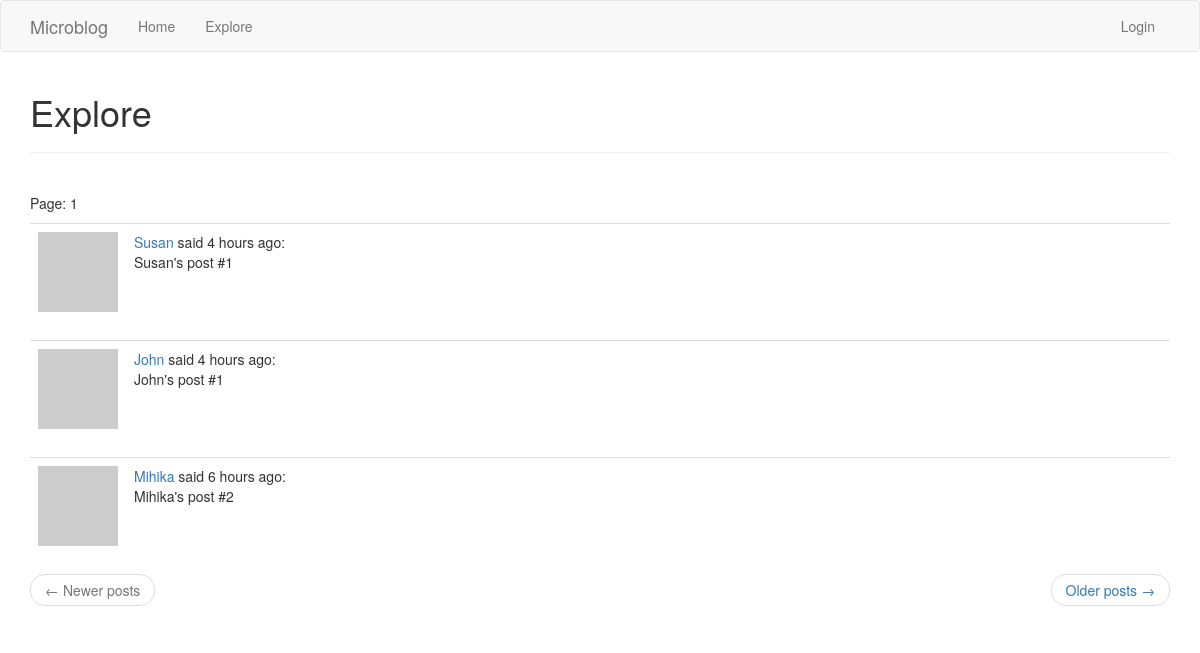
/explore, run on the app's committed database.
### app/models.py (models this page shows, shortened)
class Post(db.Model):
	__searchable__ = ['body']
	id = db.Column(db.Integer, primary_key=True)
	body = db.Column(db.String(140))
	timestamp = db.Column(db.DateTime, index=True, default=datetime.utcnow)
	language = db.Column(db.String(5))
	user_id = db.Column(db.Integer, db.ForeignKey('user.id'))

class User(UserMixin, db.Model):
	id = db.Column(db.Integer, primary_key=True)
	username = db.Column(db.String(128), unique=True, index=True)
	email = db.Column(db.String(128), unique=True, index=True)
	password = db.Column(db.String(200), unique=True, index=True)
	about_me = db.Column(db.String(140))
	last_seen = db.Column(db.DateTime, default=datetime.utcnow)
	posts = db.relationship('Post', backref='author', lazy='dynamic')
	followed = db.relationship('User', secondary=followers, primaryjoin=(followers.c.follower_id == id), secondaryjoin=(
		followers.c.followed_id == id), backref=db.backref('followers', lazy='dynamic'), lazy='dynamic')
	def avatar(self, size):
		x = "hey8989"+self.email
		digest = md5(x.lower().encode('utf-8')).hexdigest()
		return 'https://www.gravatar.com/avatar/{}?d=identicon&s={}'.format(digest, size)

### app/main/routes.py (the view)
@bp.route('/explore')
def explore():
	page = request.args.get('page', 1, type=int)
	posts = Post.query.order_by(Post.timestamp.desc()).paginate(page, current_app.config['POSTS_PER_PAGE'], False)
	next_url = url_for('main.explore', page=posts.next_num) if posts.has_next else None
	prev_url = url_for('main.explore', page=posts.prev_num) if posts.has_prev else None
	return render_template('index.html', title='Explore', posts=posts.items, next_url=next_url, prev_url=prev_url, page=page)

### app/main/routes.py (called while the page is built)
@bp.before_request
def before_request():
	g.locale = str(get_locale())
	if current_user.is_authenticated:
		current_user.last_seen = datetime.utcnow()
		db.session.commit()

### app/templates/index.html
{% extends "base.html" %}
{% import 'bootstrap/wtf.html' as wtf %}
{% block app_content %}
    {% if form %}
        <h1>{{ _('Hi, %(username)s!', username=current_user.username) }}</h1>
        <div class="row">
            <div class="col-md-4">
                {{ wtf.quick_form(form) }}
            </div>
        </div>
    {% else %}
        <h1>Explore</h1>
        <hr>
    {% endif %}
    <br>
    <p>Page: {{ page }}</p>
    {% for post in posts %}
        {% include '_post.html' %}
    {% endfor %}
    <nav aria-label="...">
        <ul class="pager">
            <li class="previous{% if not prev_url %} disabled{% endif %}">
                <a href="{{ prev_url or '#' }}">
                    <span aria-hidden="true">&larr;</span> Newer posts
                </a>
            </li>
            <li class="next{% if not next_url %} disabled{% endif %}">
                <a href="{{ next_url or '#' }}">
                    Older posts <span aria-hidden="true">&rarr;</span>
                </a>
            </li>
        </ul>
    </nav>
{% endblock %}

### app/templates/_post.html (shortened to what this page needs)
 <table class="table table-hover">
        <tr>
            <td width="70px">
                <a href="{{ url_for('main.user', username=post.author.username) }}">
                    <img src="{{ post.author.avatar(70) }}" />
                </a>
            </td>
            <td>
                <a href="{{ url_for('main.user', username=post.author.username) }}">
                    {{ post.author.username }}
                </a>
                {{ _('said') }} {{ moment(post.timestamp).fromNow() }}:
                <br>
                {{ post.body }}
            </td>
        </tr>
    </table>

### data on the page
Post: author.username "Susan", timestamp "4 hours ago", body "Susan's post #1"
Post: author.username "John", timestamp "4 hours ago", body "John's post #1"
Post: author.username "Mihika", timestamp "6 hours ago", body "Mihika's post #2"

### other printed values
{{ page }} "1"
